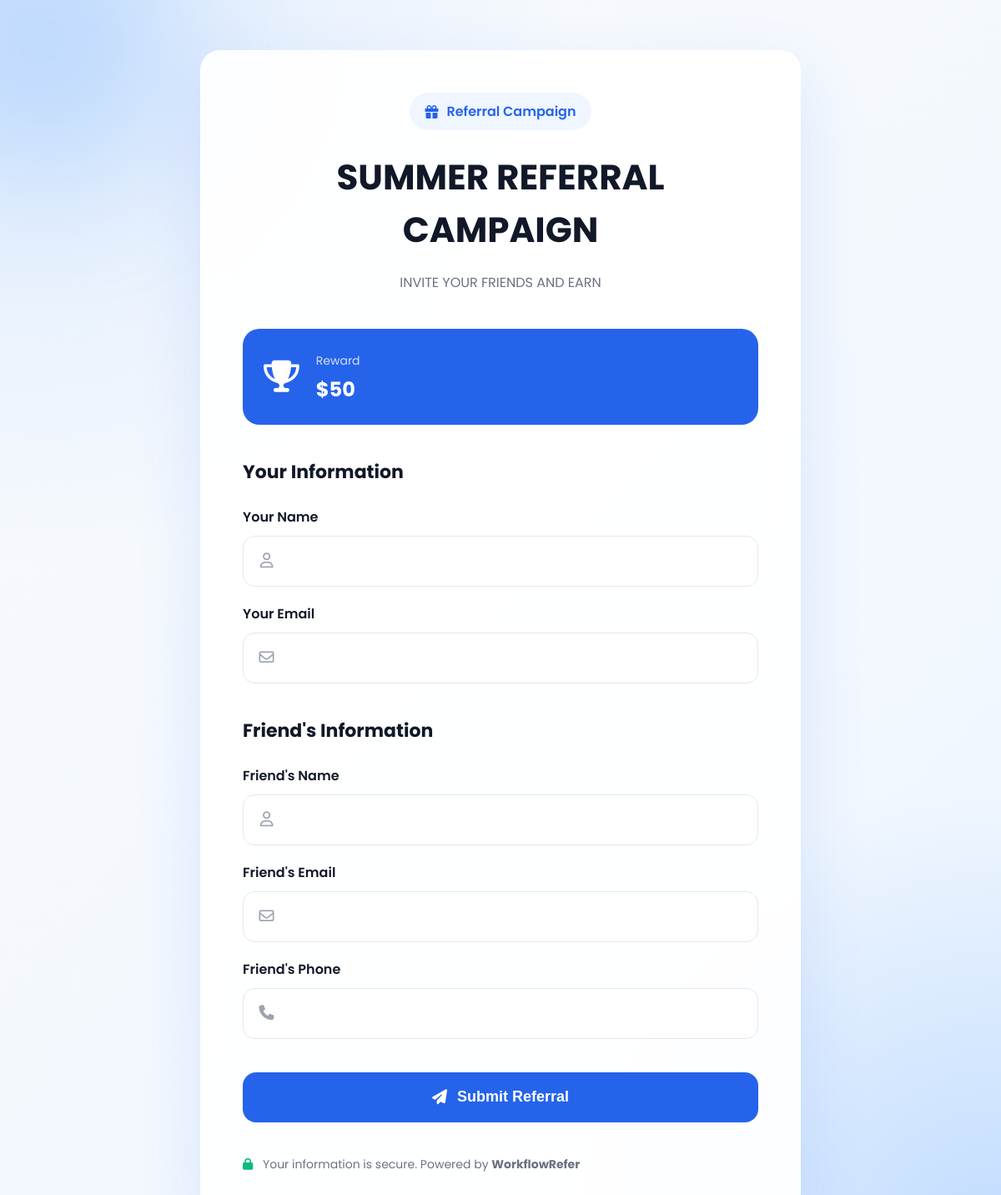
Page /r/WR-50CAEB/ on the committed database.
### core/models.py (models this page shows, shortened)
class Campaign(models.Model):
    STATUS_CHOICES = [
        ("draft", "Draft"),
        ("active", "Active"),
        ("ended", "Ended"),
    ]
    business = models.ForeignKey(
        BusinessProfile,
        on_delete=models.CASCADE,
        related_name="campaigns"
    )
    referral_code = models.CharField(
        max_length=10,
        unique=True,
        blank=True,
        null=True
    )
    title = models.CharField(max_length=200)
    description = models.TextField()
    reward = models.CharField(
        max_length=200,
        help_text="Example: ₦5,000 Cash or 10% Discount"
    )
    referral_goal = models.PositiveIntegerField(default=1)
    status = models.CharField(
        max_length=20,
        choices=STATUS_CHOICES,
        default="draft"
    )
    start_date = models.DateField()
    end_date = models.DateField()
    created_at = models.DateTimeField(auto_now_add=True)
    updated_at = models.DateTimeField(auto_now=True)

### core/views.py (the view)
# urls.py: path("r/<str:referral_code>/",views.referral_landing,name="referral_landing",),
def referral_landing(request, referral_code):
    campaign = get_object_or_404(
        Campaign,
        referral_code=referral_code,
        status="active",
    )
    if request.method == "POST":
        form = ReferralForm(request.POST)
        if form.is_valid():
            referral = form.save(commit=False)
            referral.campaign = campaign
            referral.save()
            Notification.objects.create(
                business=campaign.business,
                title="New Referral",
                message=f"{referral.referrer_name} referred {referral.customer_name}.",
                notification_type="referral",
        )
            send_mail(
                subject=f"🎉 New Referral for {campaign.title}",
                message=f"""
        Hello {campaign.business.business_name},

        A new referral has been submitted.

        Campaign:
        {campaign.title}

        Customer:
        {referral.customer_name}

        Customer Email:
        {referral.customer_email}

        Customer Phone:
        {referral.customer_phone or "Not provided"}

        Referrer:
        {referral.referrer_name}

        Referrer Email:
        {referral.referrer_email}

        Please log into WorkflowRefer to review this referral.

        Thank you,

        WorkflowRefer Team
        """,
                from_email=settings.DEFAULT_FROM_EMAIL,
                recipient_list=[
                    campaign.business.user.email
                ],
                fail_silently=False,
            )
            return redirect(
                "referral_success"
            )
    else:
        form = ReferralForm()
    return render(
        request,
        "referrals/referral_landing.html",
        {
            "campaign": campaign,
            "form": form,
        },
    )

### core/forms.py
class ReferralForm(forms.ModelForm):
    class Meta:
        model = Referral
        fields = [
            "referrer_name",
            "referrer_email",
            "customer_name",
            "customer_email",
            "customer_phone",
        ]

### templates/referrals/referral_landing.html (shortened to what this page needs)
{% load static %}
<!DOCTYPE html>
<html lang="en">
<head>
    <link rel="stylesheet"
          href="{% static 'referral/referral.css' %}">
    <link rel="stylesheet"
          href="https://cdnjs.cloudflare.com/ajax/libs/font-awesome/6.7.2/css/all.min.css">
</head>
<body>
    <div class="bg-circle circle1"></div>
    <div class="bg-circle circle2"></div>
<div class="landing-wrapper">
    <div class="landing-card">
        <div class="hero">
            <div class="badge">
                <i class="fa-solid fa-gift"></i>
                Referral Campaign
            </div>
            <h1>
                {{ campaign.title }}
            </h1>
            <p>
                {{ campaign.description }}
            </p>
        </div>
        <div class="reward-card">
            <i class="fa-solid fa-trophy"></i>
            <div>
                <span>Reward</span>
                <h2>{{ campaign.reward }}</h2>
            </div>
        </div>
        <form method="POST">
            <div class="form-section">
                <h3>Your Information</h3>
                <div class="form-group">
                    <label>Your Name</label>
                    <div class="input-box">
                        <i class="fa-regular fa-user"></i>
                        {{ form.referrer_name }}
                    </div>
                </div>
                <div class="form-group">
                    <label>Your Email</label>
                    <div class="input-box">
                        <i class="fa-regular fa-envelope"></i>
                        {{ form.referrer_email }}
                    </div>
                </div>
            </div>
            <div class="form-section">
                <h3>Friend's Information</h3>
                <div class="form-group">
                    <label>Friend's Name</label>
                    <div class="input-box">
                        <i class="fa-regular fa-user"></i>
                        {{ form.customer_name }}
                    </div>
                </div>
                <div class="form-group">
                    <label>Friend's Email</label>
                    <div class="input-box">
                        <i class="fa-regular fa-envelope"></i>
                        {{ form.customer_email }}
                    </div>
                </div>
                <div class="form-group">
                    <label>Friend's Phone</label>
                    <div class="input-box">
                        <i class="fa-solid fa-phone"></i>
                        {{ form.customer_phone }}
                    </div>
                </div>
            </div>
            <button
                type="submit"
                class="submit-btn">
                <i class="fa-solid fa-paper-plane"></i>
                Submit Referral
            </button>
        </form>
        <div class="footer-text">
            <i class="fa-solid fa-lock"></i>
            Your information is secure.
            Powered by <strong>WorkflowRefer</strong>
        </div>
    </div>
</div>
</body>
</html>

### static/referral/referral.css (style rules this page uses)
* { margin:0; padding:0; box-sizing:border-box; }
body { font-family:Poppins,sans-serif; color:#111827; overflow-x:hidden; background: radial-gradient(circle at top left,#DBEAFE 0%,transparent 35%), radial-gradient(circle at bottom right,#BFDBFE 0%,transparent 30%), linear-gradient(135deg,#F8FAFC,#EFF6FF); }
.bg-circle { position:fixed; border-radius:50%; filter:blur(80px); z-index:-1; }
.circle1 { width:320px; height:320px; background:#60A5FA; top:-100px; left:-100px; opacity:.25; }
.circle2 { width:280px; height:280px; right:-80px; bottom:-80px; opacity:.15; }
.landing-card { width:100%; max-width:720px; padding:50px; border-radius:24px; background:rgba(255,255,255,.92); backdrop-filter:blur(18px); border:1px solid rgba(255,255,255,.6); box-shadow:0 30px 80px rgba(37,99,235,.12); }
.landing-wrapper { min-height:100vh; display:flex; justify-content:center; align-items:center; padding:60px 20px; }
.hero { text-align:center; margin-bottom:35px; animation:fadeUp .8s ease; }
.badge { display:inline-flex; align-items:center; gap:10px; background:#EFF6FF; color:#2563EB; padding:10px 18px; border-radius:50px; font-weight:600; margin-bottom:25px; }
.hero h1 { font-size:42px; margin-bottom:18px; }
.hero p { color:#6B7280; line-height:1.8; }
.reward-card { display:flex; align-items:center; gap:20px; background:#2563EB; color:white; padding:25px; border-radius:20px; margin:40px 0; transition: 35s; }
.reward-card i { font-size:38px; }
.reward-card span { opacity:.8; font-size:14px; }
.reward-card h2 { margin-top:5px; }
.form-section { margin-bottom:40px; }
.form-section h3 { font-size:22px; margin-bottom:25px; color:#111827; }
.form-group { margin-bottom:20px; }
.form-group label { display:block; margin-bottom:10px; font-weight:600; }
.input-box { display:flex; align-items:center; border:1px solid #E5E7EB; border-radius:14px; background:white; transition:.3s; overflow:hidden; }
.input-box i { width:55px; text-align:center; color:#9CA3AF; font-size:18px; }
.input-box input { flex:1; border:none; outline:none; padding:18px 18px 18px 0; font-size:15px; background:none; font-family:Poppins,sans-serif; }
.submit-btn { width:100%; height:60px; border:none; border-radius:16px; background:#2563EB; color:white; font-size:18px; font-weight:600; display:flex; justify-content:center; align-items:center; gap:12px; cursor:pointer; transition:.3s; }
.footer-text { margin-top:40px; color:#6B7280; font-size:14px; }
.footer-text i { color:#10B981; margin-right:8px; }

### rows in the picture
Campaign: title "SUMMER REFERRAL CAMPAIGN", description "INVITE YOUR FRIENDS AND EARN", reward "$50"
